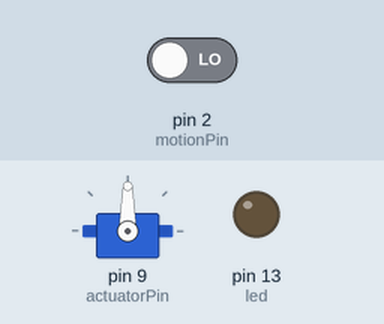
This sketch was run on a simulated Arduino Uno, built with avr-gcc and run on an emulated ATmega328P. Shown: servo, output pins drawn as LEDs (lit = HIGH). Inputs (shaded band) come from the test bench; at power-on: pin 2 (motionPin) LOW.

Above: at 1.2 s.
1.3 s: pin 2 (motionPin) driven HIGH
At 2.1 s:
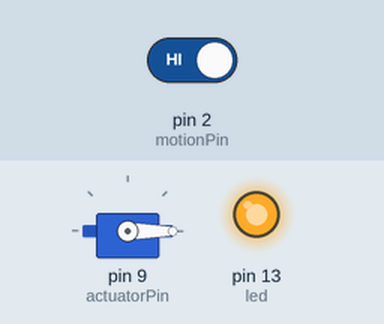
At 2.8 s:
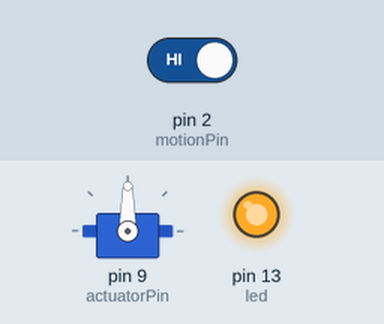
4.3 s: pin 2 (motionPin) driven LOW
At 5.6 s:
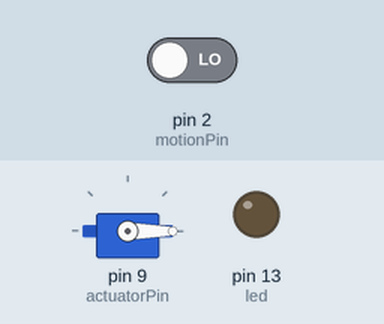
Timing chart, 0 to 7.3 s (numbered marks = the images above; inputs shaded):
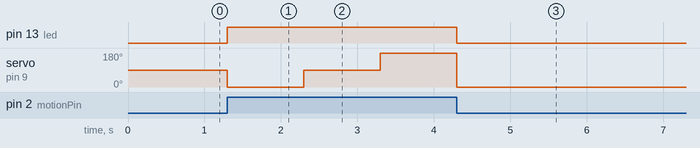

Measured:
- after the input at 1.3 s, pin 13 (led): LOW → HIGH at once; servo on pin 9 (actuatorPin): 90° → 0° at once, → 90° 1.0 s later, → 180° 1.0 s later
- after the input at 4.3 s, pin 13 (led): HIGH → LOW at once; servo on pin 9 (actuatorPin): goes on until 4.3 s, then stays 0°

The sketch:

laser_actuator.ino
```cpp
/*
 laser_actuator
 Creat:     2012-08-29 (Josep)
 Modificat: 2012-09-01 (Josep)
*/

#include <Servo.h>

int led = 13;
int motionPin = 2;
int actuatorPin = 9;

Servo actuator;

void setup() {
  pinMode(led, OUTPUT);
  pinMode(motionPin, INPUT);
  actuator.attach(actuatorPin);
}
void loop() {
  int motionVal = digitalRead(motionPin);
  if (motionVal == HIGH) {
    digitalWrite(led, HIGH);
    espanta();
  }else{
    digitalWrite(led, LOW);
  }
}


/*
  Funcio espanta()
  Posa el laser a 0º, 90º, 18º0 i torna a 0º en intervals d' 1 segon
*/
void espanta(){
  actuator.write(0);
  delay(1000);
  actuator.write(90);
  delay(1000);
  actuator.write(180);
  delay(1000);
  actuator.write(0);
}
```
